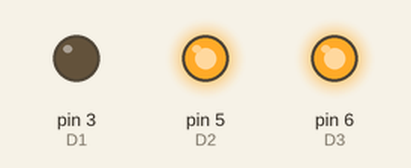
Simulated run of this sketch. Board: Arduino Uno, built with avr-gcc and run on an emulated ATmega328P. Shown: output pins drawn as LEDs (lit = HIGH).

Above: at 0.1 s.
Timing chart, 0 to 1.6 s (numbered marks = the images above):
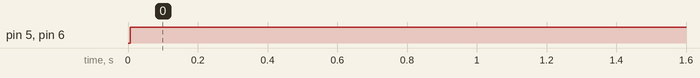

The sketch:

MatrixLed4.ino
```cpp
#define D1 3
#define D2 5
#define D3 6
#define D4 9


long changetime=millis();
int curstate=1;
void manageLed(int LED, int state){
  if (state==0){
    digitalWrite(LED,LOW);
  }else{
    digitalWrite(LED,HIGH);
  }
}
void PWMstates(byte bstates){
  if (millis()-changetime>5 && curstate==1){
    digitalWrite(D1, bitRead(bstates,7));
    digitalWrite(D2, bitRead(bstates,6));
    digitalWrite(D3, bitRead(bstates,5));
    digitalWrite(D4, bitRead(bstates,4));
    changetime=millis();
    curstate=2;
  }
  if (millis()-changetime>5 && curstate==2){
    digitalWrite(D1, bitRead(bstates,3));
    digitalWrite(D2, bitRead(bstates,2));
    digitalWrite(D3, bitRead(bstates,1));
    digitalWrite(D4, bitRead(bstates,0));
    changetime=millis();
    curstate=1;
  }
}

void setup() {
  Serial.begin(9600);
  pinMode(D1,OUTPUT);
  pinMode(D2,OUTPUT);
  pinMode(D3,OUTPUT);
  pinMode(D4,OUTPUT);

}
byte states[12]= {
  0b11111111,
  0b11111111,
  0b11111111,
  0b11111111,
  0b11111111,
  0b11111111,
  0b11111111,
  0b11111111,
  0b11111111,
  0b11111111,
  0b11111111,
  0b11111111
};
int statenum=0;
long statetime=millis();
void loop() {
  //if (millis()-statetime>2000){
  //  statetime=millis();
  //  statenum++;
  //}
  //if (statenum>11){
  //  statenum=0;
  //}
  PWMstates(states);

}
```

Measured:
- by itself, pin 5 (D2), pin 6 (D3): LOW → HIGH at 0.01 s
